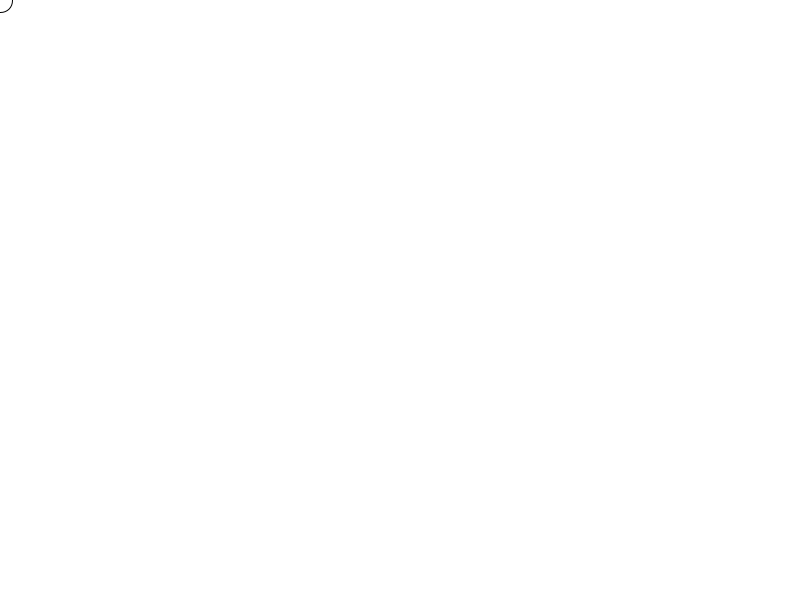
Frame 1 (no input)
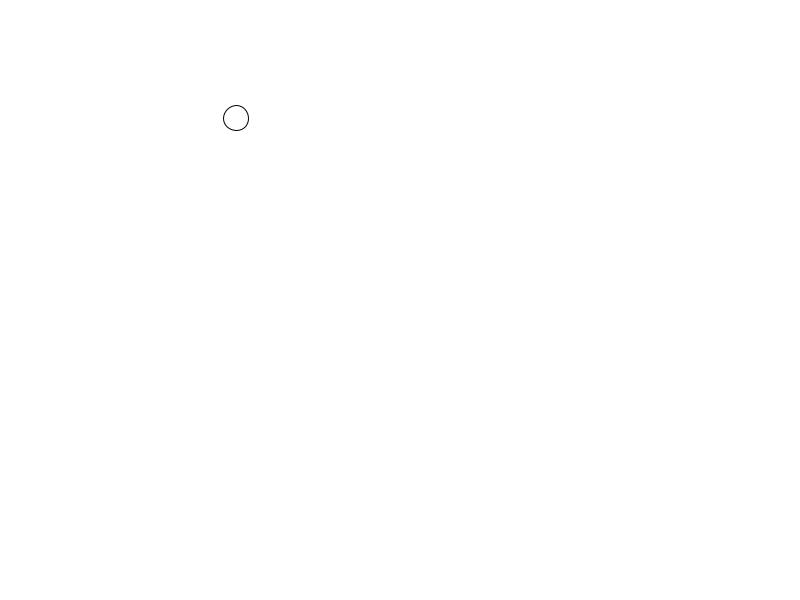
Frame 60 (the mouse pressed at the canvas centre just before this capture)
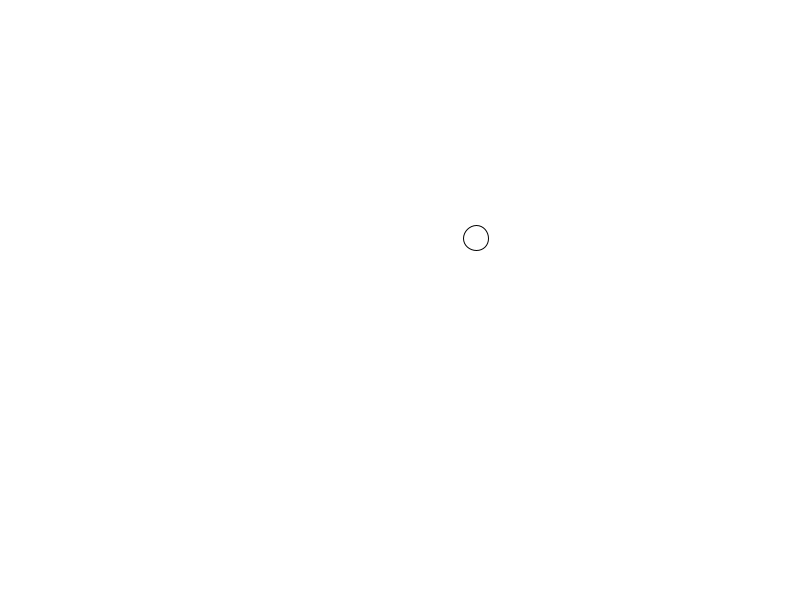
Frame 120 (the mouse held since frame 60 and released just before this capture)

The Processing sketch that drew these frames (run headless with seeded random() and noise(); from frame 60 on, the mouse is pressed at the canvas centre):

// Processing sketch: processing_120791
// ── processing_120791.pde

float x=0;
float y=0;
float diametre=25;

void setup()
{
size(800,600);
background(255);
}

void draw()
{
background(255);
ellipse(x,y, diametre,diametre);
if (!keyPressed) // !significa si NO hay una tecla apretada
  {
    x=x+4;
    y=y+2; 
  }
}
